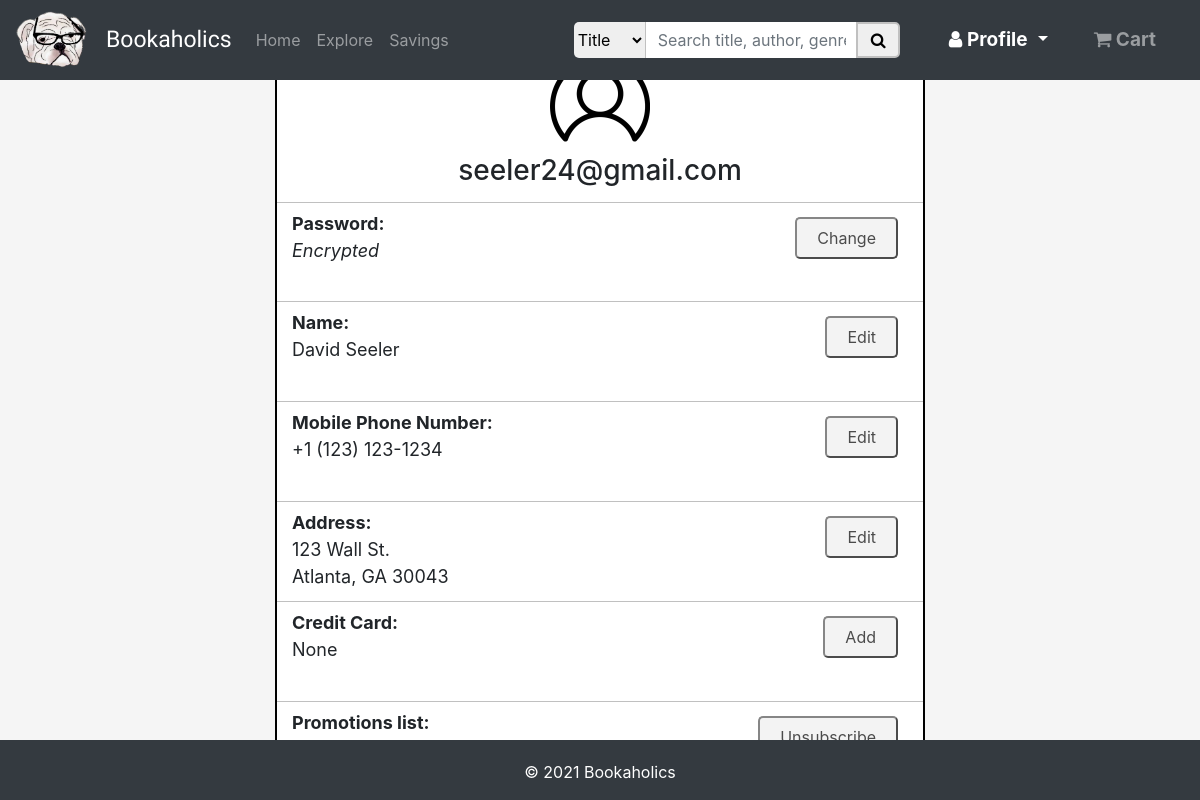
Screenshot of /edit_profile (signed in) with the database file from the repository.
### bookstore/models.py (models this page shows, shortened)
class User(AbstractBaseUser, PermissionsMixin):
    email = models.EmailField(_('email address'), unique=True)
    first_name = models.CharField(max_length=20)
    last_name = models.CharField(max_length=20)
    phone = models.CharField(max_length=10, null=True, blank=True)
    street = models.CharField(max_length=255, null=True, blank=True)
    city = models.CharField(max_length=255, null=True, blank=True)
    state = models.CharField(max_length=255, null=True, blank=True)
    zip_code = models.CharField(max_length=5, null=True, blank=True)
    card_name = encrypt(models.CharField(max_length=255, null=True, blank=True))
    card_num = encrypt(models.CharField(max_length=16, null=True, blank=True))
    card_exp = encrypt(models.CharField(max_length=5, null=True, blank=True))
    card_code = encrypt(models.CharField(max_length=3, null=True, blank=True))
    is_staff = models.BooleanField(default=False)
    is_active = models.BooleanField(default=False)
    is_suspended = models.BooleanField(default=False)
    is_subscribed = models.BooleanField(default=False)
    objects = UserAccountManager()
    USERNAME_FIELD = 'email'
    REQUIRED_FIELDS = ['first_name', 'last_name', 'phone', 'street', 'city', 'state', 'zip_code', 'card_name', 'card_num', 'card_exp', 'card_code', 'is_staff', 'is_active', 'is_suspended', 'is_subscribed']

### bookstore/views.py (the view)
# urls.py: path('edit_profile', views.edit_profile, name='bookstore-edit_profile'),
@login_required
def edit_profile(request):
    context = {
        'title': 'Edit Profile',
        'cartCount': getCartCount(request),
    }
    return render(request, 'bookstore/edit_profile.html', context)

### bookstore/views.py (called while the page is built)
def getCartCount(request):
    if request.user.is_authenticated:
        return CartItem.objects.filter(cart=Cart.objects.get(user=request.user.id)).aggregate(Sum('quantity'))['quantity__sum']
    else:
        return ''

### bookstore/templates/bookstore/edit_profile.html (shortened to what this page needs)
{% extends "bookstore/base.html" %}
{% load static %}
{% block content %}
    {% block style %}
        <link rel="stylesheet" href="{% static 'bookstore/css/edit_profile.css' %}">
    {% endblock style %}
    <div class="container-fluid" id="content">
        <div class="container-fluid" id="center-div">
            <img id="account-icon" src="{% static 'bookstore/images/account-icon.png' %}">
            <h3 id="email">{{ user.email }}</h3>
            <ul id="list">
                <li class="edit-option" id="edit-password-option">
                    <div class="edit-div">
                        <b>Password:</b><br>
                        <i>Encrypted</i>
                    </div>
                    <a href="{% url 'change-password' %}">
                        <button class="edit-button" value=0 id="edit-password-button">Change</button>
                    </a>
                </li>
                <li class="edit-option" id="edit-name-option">
                    <div class="edit-div">
                        <b>Name:</b><br>
                        {{ user.first_name }} {{user.last_name }}
                    </div>
                    <button class="edit-button" id="edit-name-button" value=0 onclick="editName()">Edit</button>
                </li>
                <li class="edit-option" id="edit-phone-option">
                    <div class="edit-div">
                        <b>Mobile Phone Number:</b><br>
                        {% if user.phone %}
                            +1 ({{ user.phone|slice:":3" }}) {{ user.phone|slice:"3:6" }}-{{ user.phone|slice:"6:10" }}
                        {% else %}
                            None
                        {% endif %}
                    </div>
                    {% if user.phone %}
                        <button class="edit-button" value=0 id="edit-phone-button" onclick="editPhone()">Edit</button>
                    {% else %}
                        <button class="edit-button" value=0 id="edit-phone-button" onclick="editPhone()">Add</button>
                    {% endif %}
                </li>
                <li class="edit-option" id="edit-address-option">
                    <div class="edit-div">
                        <b>Address:</b><br>
                        {% if user.street %}
                            {{ user.street }}<br>
                            {{ user.city }}, {{ user.state }} {{ user.zip_code }}
                        {% else %}
                            None
                        {% endif %}
                    </div>
                    {% if user.street %}
                        <button class="edit-button" value=0 id="edit-address-button" onclick="editAddress()">Edit</button>
                    {% else %}
                        <button class="edit-button" value=0 id="edit-address-button" onclick="editAddress()">Add</button>
                    {% endif %}
                </li>
                <li class="edit-option" id="edit-card-option">
                    <div class="edit-div">
                        <b>Credit Card:</b><br>
                        {% if user.card_num %}
                            <img id="visa-icon" src="{% static 'bookstore/images/visa-icon.gif' %}"> ending in
                            {{ user.card_num|slice:"12:" }}
                        {% else %}
                            None
                        {% endif %}
                    </div>
                    {% if user.card_num %}
                        <button class="edit-button" value=0 id="edit-card-button" onclick="editCard()">Edit</button>
                    {% else %}
                        <button class="edit-button" value=0 id="edit-card-button" onclick="editCard()">Add</button>
                    {% endif %}
                </li>
                <li class="edit-option" id="edit-subscribe-option">
                    <div class="edit-div">
                        <b>Promotions list:</b><br>
                    </div>
                    {% if not user.is_subscribed %}
                        <form method="POST" action="/edit_subscribe" enctype="multipart/form-data" id="subscribe-form">
                            {% csrf_token %}
                            <input type="hidden" name="is_subscribed" value=True>
                            <button type="submit" class="edit-button" id="edit-subscribe-button">Subscribe</button>
                        </form>
                    {% else %}
                        <form method="POST" action="/edit_subscribe" enctype="multipart/form-data" id="subscribe-form">
                            <button type="submit" class="edit-button" id="edit-subscribe-button">Unsubscribe</button>
                        </form>
                    {% endif %}
                </li>
            </ul>
        </div>
    </div>
{% endblock content %}

### bookstore/static/bookstore/css/base.css (style rules this page uses)
html, body { width: 100%; height: 100%; margin: 0; padding: 0; background-color: whitesmoke; }
body { margin-bottom: 60px; }
#content { width: 80%; height: 100; padding: 0 5% 0 5%; margin-left: auto; margin-right: auto; background-color: white; }

### bookstore/static/bookstore/css/edit_profile.css (style rules this page uses)
#content { height: 84.5%; background: none; display: flex; justify-content: center; align-items: center; }
#center-div { border: 2px solid black; border-radius: 10px; width: 650px; min-height: 680px; padding: 0 0 0 0; background-color: white; text-align: center; }
#account-icon { height: 100px; width: 100px; margin-top: 15px; }
#email { margin-top: 5px; margin-bottom: 15px; }
#list { list-style-type: none; margin: 0; padding: 0; width: 100%; }
.edit-option { border-bottom: 1px solid silver; height: 100px; padding: 7px 25px 0px 15px; }
.edit-div { float: left; text-align: left; font-size: 18px; }
#edit-password-option { border-top: 1px solid silver; }
#edit-subscribe-option { border-bottom: none; }
.edit-button { margin-top: 7px; float: right; padding: 7px 20px 7px 20px; border-radius: 5px; opacity: .7; }

### rows the page displays
User: email "seeler24@gmail.com", first_name "David", last_name "Seeler", phone "123", phone "1234", street "123 Wall St.", city "Atlanta", state "GA", zip_code "30043"
